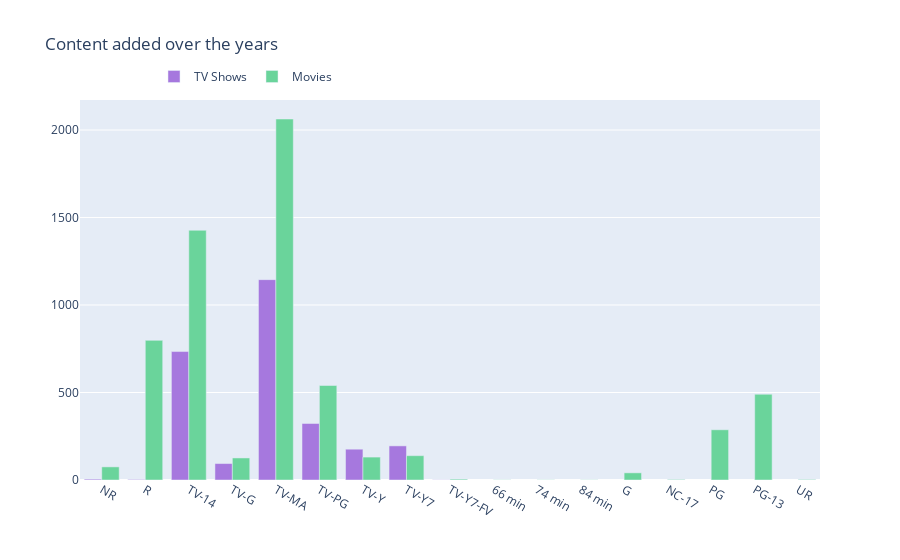

This figure's notebook cell:
### Code cell
# The ratings of the content
col = "rating"
vc1 = d1[col].value_counts().reset_index()
vc1 = vc1.rename(columns = {col : "count", "index" : col})
vc1['percent'] = vc1['count'].apply(lambda x : 100*x/sum(vc1['count']))
vc1 = vc1.sort_values(col)

vc2 = d2[col].value_counts().reset_index()
vc2 = vc2.rename(columns = {col : "count", "index" : col})
vc2['percent'] = vc2['count'].apply(lambda x : 100*x/sum(vc2['count']))
vc2 = vc2.sort_values(col)

trace1 = go.Bar(x=vc1[col], y=vc1["count"], name="TV Shows", marker=dict(color="#a678de"))
trace2 = go.Bar(x=vc2[col], y=vc2["count"], name="Movies", marker=dict(color="#6ad49b"))
data = [trace1, trace2]
layout = go.Layout(title="Content added over the years", legend=dict(x=0.1, y=1.1, orientation="h"))
fig = go.Figure(data, layout=layout)
fig.show()

### Figure 1 — Plotly figure (JSON) as saved in the notebook; plotly's stock layout.template omitted (floating-point values rounded to 4 significant figures)
{"data": [{"marker": {"color": "#a678de"}, "name": "TV Shows", "type": "bar", "x": ["NR", "R", "TV-14", "TV-G", "TV-MA", "TV-PG", "TV-Y", "TV-Y7", "TV-Y7-FV"], "y": [5, 3, 734, 94, 1145, 323, 176, 195, 1]}, {"marker": {"color": "#6ad49b"}, "name": "Movies", "type": "bar", "x": ["66 min", "74 min", "84 min", "G", "NC-17", "NR", "PG", "PG-13", "R", "TV-14", "TV-G", "TV-MA", "TV-PG", "TV-Y", "TV-Y7", "TV-Y7-FV", "UR"], "y": [1, 1, 1, 41, 3, 75, 287, 490, 798, 1427, 126, 2063, 540, 131, 139, 5, 3]}], "layout": {"legend": {"orientation": "h", "x": 0.1, "y": 1.1}, "title": {"text": "Content added over the years"}}}
